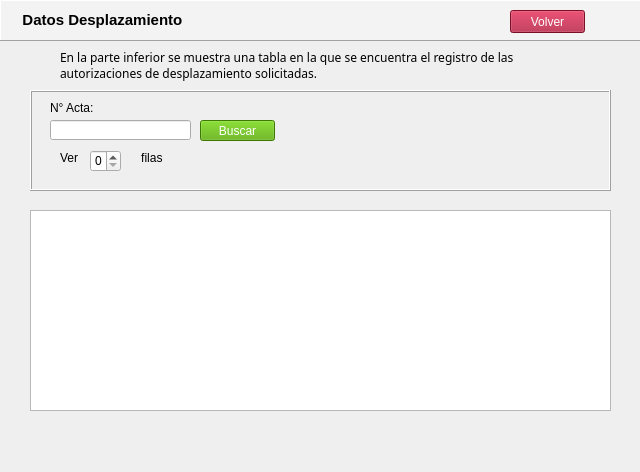
<?xml version="1.0" encoding="UTF-8"?>
<ui version="4.0">
 <class>WizardPage</class>
 <widget class="QWizardPage" name="WizardPage">
  <property name="geometry">
   <rect>
    <x>0</x>
    <y>0</y>
    <width>640</width>
    <height>472</height>
   </rect>
  </property>
  <property name="windowTitle">
   <string>WizardPage</string>
  </property>
  <widget class="QTableView" name="tableView">
   <property name="geometry">
    <rect>
     <x>30</x>
     <y>210</y>
     <width>581</width>
     <height>201</height>
    </rect>
   </property>
  </widget>
  <widget class="QSpinBox" name="spinBox">
   <property name="geometry">
    <rect>
     <x>90</x>
     <y>150</y>
     <width>31</width>
     <height>22</height>
    </rect>
   </property>
   <property name="wrapping">
    <bool>false</bool>
   </property>
  </widget>
  <widget class="QLabel" name="label_2">
   <property name="geometry">
    <rect>
     <x>60</x>
     <y>40</y>
     <width>531</width>
     <height>51</height>
    </rect>
   </property>
   <property name="font">
    <font>
     <family>Microsoft YaHei</family>
     <weight>50</weight>
     <bold>false</bold>
    </font>
   </property>
   <property name="tabletTracking">
    <bool>false</bool>
   </property>
   <property name="text">
    <string>En la parte inferior se muestra una tabla en la que se encuentra el registro de las autorizaciones de desplazamiento solicitadas. </string>
   </property>
   <property name="wordWrap">
    <bool>true</bool>
   </property>
   <property name="openExternalLinks">
    <bool>false</bool>
   </property>
  </widget>
  <widget class="QLabel" name="label_3">
   <property name="geometry">
    <rect>
     <x>50</x>
     <y>100</y>
     <width>61</width>
     <height>16</height>
    </rect>
   </property>
   <property name="text">
    <string>N° Acta:</string>
   </property>
   <property name="wordWrap">
    <bool>true</bool>
   </property>
  </widget>
  <widget class="QLabel" name="label_5">
   <property name="geometry">
    <rect>
     <x>60</x>
     <y>150</y>
     <width>111</width>
     <height>16</height>
    </rect>
   </property>
   <property name="text">
    <string>Ver                   filas</string>
   </property>
  </widget>
  <widget class="QPushButton" name="pushButton_4">
   <property name="geometry">
    <rect>
     <x>510</x>
     <y>10</y>
     <width>75</width>
     <height>23</height>
    </rect>
   </property>
   <property name="palette">
    <palette>
     <active>
      <colorrole role="Button">
       <brush brushstyle="SolidPattern">
        <color alpha="255">
         <red>170</red>
         <green>22</green>
         <blue>56</blue>
        </color>
       </brush>
      </colorrole>
      <colorrole role="ButtonText">
       <brush brushstyle="SolidPattern">
        <color alpha="255">
         <red>255</red>
         <green>255</green>
         <blue>255</blue>
        </color>
       </brush>
      </colorrole>
      <colorrole role="Base">
       <brush brushstyle="SolidPattern">
        <color alpha="255">
         <red>170</red>
         <green>22</green>
         <blue>56</blue>
        </color>
       </brush>
      </colorrole>
      <colorrole role="Window">
       <brush brushstyle="SolidPattern">
        <color alpha="255">
         <red>170</red>
         <green>22</green>
         <blue>56</blue>
        </color>
       </brush>
      </colorrole>
     </active>
     <inactive>
      <colorrole role="Button">
       <brush brushstyle="SolidPattern">
        <color alpha="255">
         <red>170</red>
         <green>22</green>
         <blue>56</blue>
        </color>
       </brush>
      </colorrole>
      <colorrole role="ButtonText">
       <brush brushstyle="SolidPattern">
        <color alpha="255">
         <red>255</red>
         <green>255</green>
         <blue>255</blue>
        </color>
       </brush>
      </colorrole>
      <colorrole role="Base">
       <brush brushstyle="SolidPattern">
        <color alpha="255">
         <red>170</red>
         <green>22</green>
         <blue>56</blue>
        </color>
       </brush>
      </colorrole>
      <colorrole role="Window">
       <brush brushstyle="SolidPattern">
        <color alpha="255">
         <red>170</red>
         <green>22</green>
         <blue>56</blue>
        </color>
       </brush>
      </colorrole>
     </inactive>
     <disabled>
      <colorrole role="Button">
       <brush brushstyle="SolidPattern">
        <color alpha="255">
         <red>170</red>
         <green>22</green>
         <blue>56</blue>
        </color>
       </brush>
      </colorrole>
      <colorrole role="ButtonText">
       <brush brushstyle="SolidPattern">
        <color alpha="255">
         <red>120</red>
         <green>120</green>
         <blue>120</blue>
        </color>
       </brush>
      </colorrole>
      <colorrole role="Base">
       <brush brushstyle="SolidPattern">
        <color alpha="255">
         <red>170</red>
         <green>22</green>
         <blue>56</blue>
        </color>
       </brush>
      </colorrole>
      <colorrole role="Window">
       <brush brushstyle="SolidPattern">
        <color alpha="255">
         <red>170</red>
         <green>22</green>
         <blue>56</blue>
        </color>
       </brush>
      </colorrole>
     </disabled>
    </palette>
   </property>
   <property name="styleSheet">
    <string notr="true">background-color: rgb(170, 22, 56);</string>
   </property>
   <property name="text">
    <string>Volver</string>
   </property>
  </widget>
  <widget class="QFrame" name="frame">
   <property name="geometry">
    <rect>
     <x>0</x>
     <y>0</y>
     <width>641</width>
     <height>41</height>
    </rect>
   </property>
   <property name="tabletTracking">
    <bool>false</bool>
   </property>
   <property name="toolTip">
    <string/>
   </property>
   <property name="autoFillBackground">
    <bool>false</bool>
   </property>
   <property name="styleSheet">
    <string notr="true">background-color: rgb(243, 243, 243);</string>
   </property>
   <property name="frameShape">
    <enum>QFrame::Panel</enum>
   </property>
   <property name="frameShadow">
    <enum>QFrame::Raised</enum>
   </property>
   <widget class="QLabel" name="label">
    <property name="geometry">
     <rect>
      <x>10</x>
      <y>10</y>
      <width>451</width>
      <height>20</height>
     </rect>
    </property>
    <property name="font">
     <font>
      <family>Microsoft YaHei UI</family>
      <pointsize>11</pointsize>
      <weight>75</weight>
      <bold>true</bold>
     </font>
    </property>
    <property name="frameShadow">
     <enum>QFrame::Sunken</enum>
    </property>
    <property name="lineWidth">
     <number>0</number>
    </property>
    <property name="midLineWidth">
     <number>1</number>
    </property>
    <property name="text">
     <string>   Datos Desplazamiento</string>
    </property>
   </widget>
  </widget>
  <widget class="QFrame" name="frame_2">
   <property name="geometry">
    <rect>
     <x>30</x>
     <y>90</y>
     <width>581</width>
     <height>101</height>
    </rect>
   </property>
   <property name="tabletTracking">
    <bool>false</bool>
   </property>
   <property name="toolTip">
    <string/>
   </property>
   <property name="autoFillBackground">
    <bool>false</bool>
   </property>
   <property name="frameShape">
    <enum>QFrame::Box</enum>
   </property>
   <property name="frameShadow">
    <enum>QFrame::Raised</enum>
   </property>
   <widget class="QLabel" name="label_6">
    <property name="geometry">
     <rect>
      <x>10</x>
      <y>10</y>
      <width>566</width>
      <height>20</height>
     </rect>
    </property>
    <property name="font">
     <font>
      <family>Microsoft YaHei UI</family>
      <pointsize>11</pointsize>
     </font>
    </property>
    <property name="frameShadow">
     <enum>QFrame::Sunken</enum>
    </property>
    <property name="lineWidth">
     <number>0</number>
    </property>
    <property name="midLineWidth">
     <number>1</number>
    </property>
    <property name="text">
     <string/>
    </property>
   </widget>
   <widget class="QPushButton" name="pushButton_11">
    <property name="geometry">
     <rect>
      <x>170</x>
      <y>30</y>
      <width>75</width>
      <height>21</height>
     </rect>
    </property>
    <property name="palette">
     <palette>
      <active>
       <colorrole role="Button">
        <brush brushstyle="SolidPattern">
         <color alpha="255">
          <red>85</red>
          <green>170</green>
          <blue>0</blue>
         </color>
        </brush>
       </colorrole>
       <colorrole role="ButtonText">
        <brush brushstyle="SolidPattern">
         <color alpha="255">
          <red>255</red>
          <green>255</green>
          <blue>255</blue>
         </color>
        </brush>
       </colorrole>
       <colorrole role="Base">
        <brush brushstyle="SolidPattern">
         <color alpha="255">
          <red>85</red>
          <green>170</green>
          <blue>0</blue>
         </color>
        </brush>
       </colorrole>
       <colorrole role="Window">
        <brush brushstyle="SolidPattern">
         <color alpha="255">
          <red>85</red>
          <green>170</green>
          <blue>0</blue>
         </color>
        </brush>
       </colorrole>
      </active>
      <inactive>
       <colorrole role="Button">
        <brush brushstyle="SolidPattern">
         <color alpha="255">
          <red>85</red>
          <green>170</green>
          <blue>0</blue>
         </color>
        </brush>
       </colorrole>
       <colorrole role="ButtonText">
        <brush brushstyle="SolidPattern">
         <color alpha="255">
          <red>255</red>
          <green>255</green>
          <blue>255</blue>
         </color>
        </brush>
       </colorrole>
       <colorrole role="Base">
        <brush brushstyle="SolidPattern">
         <color alpha="255">
          <red>85</red>
          <green>170</green>
          <blue>0</blue>
         </color>
        </brush>
       </colorrole>
       <colorrole role="Window">
        <brush brushstyle="SolidPattern">
         <color alpha="255">
          <red>85</red>
          <green>170</green>
          <blue>0</blue>
         </color>
        </brush>
       </colorrole>
      </inactive>
      <disabled>
       <colorrole role="Button">
        <brush brushstyle="SolidPattern">
         <color alpha="255">
          <red>85</red>
          <green>170</green>
          <blue>0</blue>
         </color>
        </brush>
       </colorrole>
       <colorrole role="ButtonText">
        <brush brushstyle="SolidPattern">
         <color alpha="255">
          <red>120</red>
          <green>120</green>
          <blue>120</blue>
         </color>
        </brush>
       </colorrole>
       <colorrole role="Base">
        <brush brushstyle="SolidPattern">
         <color alpha="255">
          <red>85</red>
          <green>170</green>
          <blue>0</blue>
         </color>
        </brush>
       </colorrole>
       <colorrole role="Window">
        <brush brushstyle="SolidPattern">
         <color alpha="255">
          <red>85</red>
          <green>170</green>
          <blue>0</blue>
         </color>
        </brush>
       </colorrole>
      </disabled>
     </palette>
    </property>
    <property name="styleSheet">
     <string notr="true">background-color: rgb(85, 170, 0);</string>
    </property>
    <property name="text">
     <string>Buscar</string>
    </property>
   </widget>
  </widget>
  <widget class="QLabel" name="label_7">
   <property name="geometry">
    <rect>
     <x>0</x>
     <y>2</y>
     <width>641</width>
     <height>481</height>
    </rect>
   </property>
   <property name="text">
    <string/>
   </property>
   <property name="pixmap">
    <pixmap>Fondo.jpeg</pixmap>
   </property>
  </widget>
  <widget class="QLineEdit" name="lineEdit">
   <property name="geometry">
    <rect>
     <x>50</x>
     <y>120</y>
     <width>141</width>
     <height>20</height>
    </rect>
   </property>
  </widget>
  <zorder>label_7</zorder>
  <zorder>frame_2</zorder>
  <zorder>label_5</zorder>
  <zorder>tableView</zorder>
  <zorder>spinBox</zorder>
  <zorder>label_2</zorder>
  <zorder>label_3</zorder>
  <zorder>frame</zorder>
  <zorder>pushButton_4</zorder>
  <zorder>lineEdit</zorder>
 </widget>
 <resources/>
 <connections/>
</ui>
